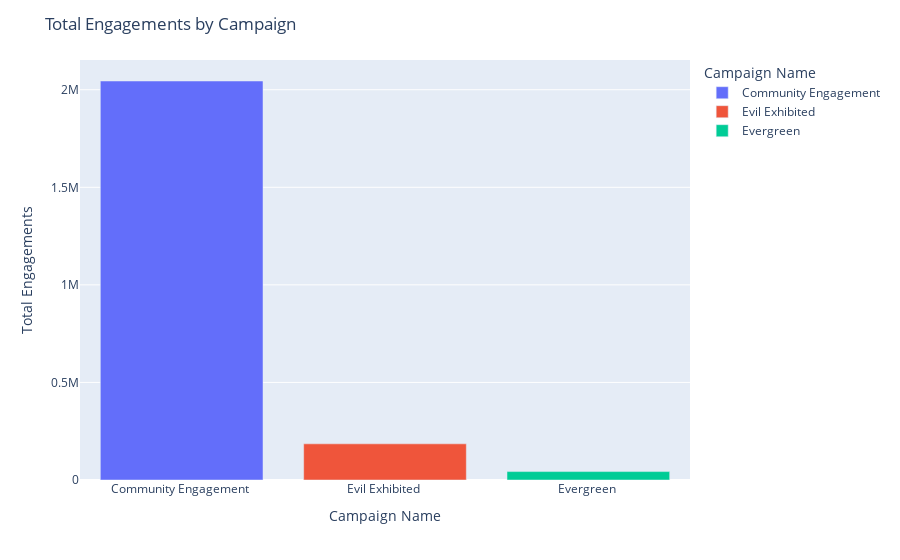

Source (notebook cell):
### Markdown cell above
# 5:What is our best performing campaign?

### Code cell
# Group by campaign name and calculate the total engagements
campaign_performance = df.groupby('Campaign Name')['Total Engagements'].sum().reset_index()
campaign_performance = campaign_performance.sort_values(by='Total Engagements', ascending=False)

fig = px.bar(campaign_performance, x='Campaign Name', y='Total Engagements',color='Campaign Name')

# Customize the plot layout
fig.update_layout(
    title='Total Engagements by Campaign',
    xaxis_title='Campaign Name',
    yaxis_title='Total Engagements'
)

# Show the interactive plot
fig.show()

### Figure 1 — Plotly figure (JSON) as saved in the notebook; plotly's stock layout.template omitted (floating-point values rounded to 4 significant figures)
{"data": [{"alignmentgroup": "True", "hovertemplate": "Campaign Name=%{x}<br>Total Engagements=%{y}<extra></extra>", "legendgroup": "Community Engagement ", "marker": {"color": "#636efa", "pattern": {"shape": ""}}, "name": "Community Engagement ", "offsetgroup": "Community Engagement ", "orientation": "v", "showlegend": true, "textposition": "auto", "type": "bar", "x": ["Community Engagement "], "xaxis": "x", "y": [2044767], "yaxis": "y"}, {"alignmentgroup": "True", "hovertemplate": "Campaign Name=%{x}<br>Total Engagements=%{y}<extra></extra>", "legendgroup": "Evil Exhibited ", "marker": {"color": "#EF553B", "pattern": {"shape": ""}}, "name": "Evil Exhibited ", "offsetgroup": "Evil Exhibited ", "orientation": "v", "showlegend": true, "textposition": "auto", "type": "bar", "x": ["Evil Exhibited "], "xaxis": "x", "y": [185305], "yaxis": "y"}, {"alignmentgroup": "True", "hovertemplate": "Campaign Name=%{x}<br>Total Engagements=%{y}<extra></extra>", "legendgroup": "Evergreen ", "marker": {"color": "#00cc96", "pattern": {"shape": ""}}, "name": "Evergreen ", "offsetgroup": "Evergreen ", "orientation": "v", "showlegend": true, "textposition": "auto", "type": "bar", "x": ["Evergreen "], "xaxis": "x", "y": [43127], "yaxis": "y"}], "layout": {"barmode": "relative", "legend": {"title": {"text": "Campaign Name"}, "tracegroupgap": 0}, "margin": {"t": 60}, "title": {"text": "Total Engagements by Campaign"}, "xaxis": {"anchor": "y", "categoryarray": ["Community Engagement ", "Evil Exhibited ", "Evergreen "], "categoryorder": "array", "domain": [0, 1], "title": {"text": "Campaign Name"}}, "yaxis": {"anchor": "x", "domain": [0, 1], "title": {"text": "Total Engagements"}}}}
